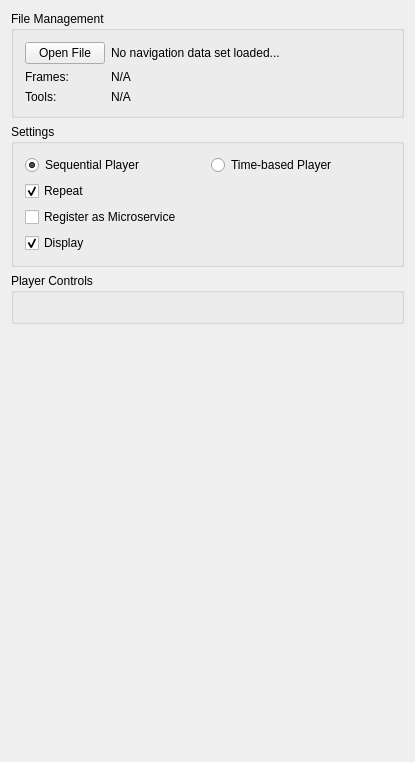
<?xml version="1.0" encoding="UTF-8"?>
<ui version="4.0">
 <class>QmitkNavigationDataPlayerViewControls</class>
 <widget class="QWidget" name="QmitkNavigationDataPlayerViewControls">
  <property name="geometry">
   <rect>
    <x>0</x>
    <y>0</y>
    <width>415</width>
    <height>762</height>
   </rect>
  </property>
  <property name="minimumSize">
   <size>
    <width>0</width>
    <height>0</height>
   </size>
  </property>
  <property name="windowTitle">
   <string>QmitkTemplate</string>
  </property>
  <layout class="QVBoxLayout" name="verticalLayout">
   <item>
    <widget class="QGroupBox" name="m_grpbxFile">
     <property name="title">
      <string>File Management</string>
     </property>
     <layout class="QVBoxLayout" name="verticalLayout_3">
      <item>
       <layout class="QFormLayout" name="formLayout_2">
        <item row="0" column="0">
         <widget class="QPushButton" name="m_BtnOpenFile">
          <property name="text">
           <string>Open File</string>
          </property>
         </widget>
        </item>
        <item row="0" column="1">
         <widget class="QLabel" name="m_LblFilePath">
          <property name="text">
           <string>No navigation data set loaded...</string>
          </property>
         </widget>
        </item>
        <item row="1" column="0">
         <widget class="QLabel" name="label_2">
          <property name="text">
           <string>Frames:</string>
          </property>
         </widget>
        </item>
        <item row="2" column="0">
         <widget class="QLabel" name="label_3">
          <property name="text">
           <string>Tools:</string>
          </property>
         </widget>
        </item>
        <item row="1" column="1">
         <widget class="QLabel" name="m_LblFrames">
          <property name="text">
           <string>N/A</string>
          </property>
         </widget>
        </item>
        <item row="2" column="1">
         <widget class="QLabel" name="m_LblTools">
          <property name="text">
           <string>N/A</string>
          </property>
         </widget>
        </item>
       </layout>
      </item>
     </layout>
    </widget>
   </item>
   <item>
    <widget class="QGroupBox" name="m_grpbxSettings">
     <property name="enabled">
      <bool>true</bool>
     </property>
     <property name="title">
      <string>Settings</string>
     </property>
     <layout class="QVBoxLayout" name="verticalLayout_2">
      <item>
       <layout class="QHBoxLayout" name="horizontalLayout">
        <item>
         <widget class="QRadioButton" name="m_RdbSequential">
          <property name="text">
           <string>Sequential Player</string>
          </property>
          <property name="checked">
           <bool>true</bool>
          </property>
         </widget>
        </item>
        <item>
         <widget class="QRadioButton" name="m_RdbTimeBased">
          <property name="text">
           <string>Time-based Player</string>
          </property>
         </widget>
        </item>
       </layout>
      </item>
      <item>
       <widget class="QCheckBox" name="m_chkRepeat">
        <property name="text">
         <string>Repeat</string>
        </property>
        <property name="checked">
         <bool>true</bool>
        </property>
       </widget>
      </item>
      <item>
       <widget class="QCheckBox" name="m_ChkMicroservice">
        <property name="text">
         <string>Register as Microservice</string>
        </property>
        <property name="checked">
         <bool>false</bool>
        </property>
       </widget>
      </item>
      <item>
       <widget class="QCheckBox" name="m_ChkDisplay">
        <property name="text">
         <string>Display</string>
        </property>
        <property name="checked">
         <bool>true</bool>
        </property>
       </widget>
      </item>
     </layout>
    </widget>
   </item>
   <item>
    <widget class="QGroupBox" name="m_grpbxControls">
     <property name="title">
      <string>Player Controls</string>
     </property>
     <layout class="QVBoxLayout" name="verticalLayout_4">
      <item>
       <widget class="QmitkNavigationDataPlayerControlWidget" name="m_TimedWidget" native="true"/>
      </item>
      <item>
       <widget class="QmitkNavigationDataSequentialPlayerControlWidget" name="m_SequentialWidget" native="true"/>
      </item>
     </layout>
    </widget>
   </item>
   <item>
    <spacer name="verticalSpacer">
     <property name="orientation">
      <enum>Qt::Vertical</enum>
     </property>
     <property name="sizeHint" stdset="0">
      <size>
       <width>20</width>
       <height>40</height>
      </size>
     </property>
    </spacer>
   </item>
  </layout>
 </widget>
 <layoutdefault spacing="6" margin="11"/>
 <customwidgets>
  <customwidget>
   <class>QmitkNavigationDataSequentialPlayerControlWidget</class>
   <extends>QWidget</extends>
   <header location="global">QmitkNavigationDataSequentialPlayerControlWidget.h</header>
   <container>1</container>
  </customwidget>
  <customwidget>
   <class>QmitkNavigationDataPlayerControlWidget</class>
   <extends>QWidget</extends>
   <header location="global">QmitkNavigationDataPlayerControlWidget.h</header>
   <container>1</container>
  </customwidget>
 </customwidgets>
 <resources/>
 <connections/>
</ui>
